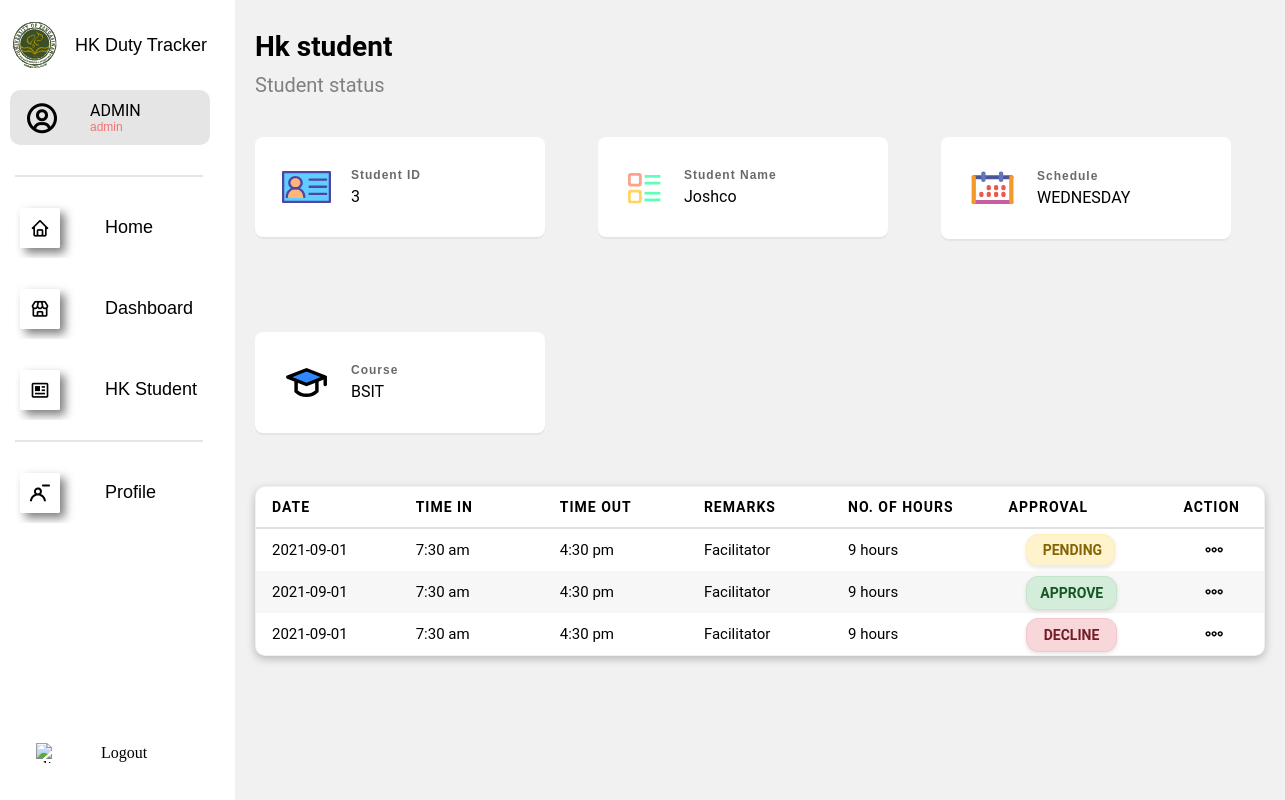
The app's page /hk.php?id=3 (signed in) with its own data.
### tables this page shows
CREATE TABLE students (
    id INT AUTO_INCREMENT PRIMARY KEY,
    name VARCHAR(255),
    hk_type INT(11),
    course_code VARCHAR(50),
    hk_duty_status ENUM('Man Power', 'Facilitator', 'Office Duty'),
    rendered_hours INT(11),
    schedule_days VARCHAR(255)  
);

### hk.php (the view, shortened to what this page needs)
<?php
include 'backend/connection.php';
$student_id = $_GET['id'] ?? null;
if ($student_id) {
    $stmt = $conn->prepare("
    SELECT *,
    schedule_days AS schedule
    FROM students
    WHERE id = ?
    ");
    $stmt->bind_param("i", $student_id);
    $stmt->execute();
    $result = $stmt->get_result();
    if ($result->num_rows === 1) {
        $student_data = $result->fetch_assoc();
    } else {
        header("Location: /ADMIN_DTR/dashboard.php");
        exit;
    }
}
?>
<!DOCTYPE html>
<html lang="en">
<head>
    <link rel="stylesheet" type= "text/css" href = "/ADMIN_DTR/design/hk_style.css">
</head>
<body>
<div class="wrapper">
    <?php include 'includes/sidebar.php'; ?>
    <div class="main">
        <h1 class="title_hk">Hk student</h1>
        <h2 class="subtitle_hk">Student status</h2>
        <div class="student_id_wrapper">
        <?php if(isset($error)): ?>
                <div class="error"><?php echo $error; ?></div>
            <?php elseif(isset($student_data)): ?>
            <div class="student_id_container">
                <div class="student-id-content">
                    <div class="student-img-wrapper">
                        <img loading="lazy"
                            src="/ADMIN_DTR/images/id.svg"
                            alt="Student ID icon"/>
                    </div>
                    <div class="student-id-info">
                        <div class="student-id-label">Student ID</div>
                            <div class="student-id-number">
                                <?php echo htmlspecialchars($student_data['id'])?>
                            </div>
                    </div>
                </div>
            </div>
            <div class="student_id_container">
                <div class="student-id-content">
                    <div class="student-img-wrapper">
                        <img loading="lazy"
                            src="/ADMIN_DTR/images/details.svg"
                            class="student-id-icon"
                            alt="Student ID icon"/>
                    </div>
                    <div class="student-id-info">
                        <div class="student-id-label">Student Name</div>
                        <div class="student-name">
                            <?php echo htmlspecialchars($student_data['name'])?>
                        </div>
                    </div>
                </div>
            </div>
            <div class="student_id_container">
                <div class="student-id-content">
                    <div class="student-img-wrapper">
                        <img loading="lazy"
                            src="/ADMIN_DTR/images/date.svg"
                            class="student-id-icon"
                            alt="Student ID icon"/>
                    </div>
                    <div class="student-id-info">
                        <div class="student-id-label">Schedule</div>
                            <div class="student-schedule">
                                <?php echo htmlspecialchars($student_data['schedule'])?>
                            </div>
                    </div>
                </div>
            </div>
            <div class="student_id_container">
                <div class="student-id-content">
                    <div class="student-img-wrapper">
                        <img loading="lazy"
                            src="/ADMIN_DTR/images/cap.svg"
                            class="student-id-icon"
                            alt="Student ID icon"/>
                    </div>
                    <div class="student-id-info">
                        <div class="student-id-label">Course</div>
                            <div class="student-course">
                            <?php echo htmlspecialchars($student_data['course_code'])?>                            </div>
                    </div>
                </div>
            </div>
            <?php else: ?>
                <div class="notice">Select a Student</div>
            <?php endif;?>
            <?php include 'includes/hourstable.php';?>
        </div>
    </div>
</div>
</body>
</html>

### design/hk_style.css (style rules this page uses)
* { margin: 0; padding: 0; box-sizing: border-box; }
:root { --primary: #2c3e50; --secondary: #7f8c8d; --accent: #3498db; --light: #f8f9fa; --border: #ecf0f1; }
.main { margin-left: 235px; padding: 20px; }
.title_hk { font-family: "Roboto", sans-serif; font-size: 28px; color: black; font-weight: bold; margin-top: 10px; }
.subtitle_hk { margin-top: 10px; font-family: "Roboto", sans-serif; font-style: normal; font-weight: normal; font-size: 20px; color: hsl(0, 0%, 50%); }
.student_id_wrapper { display: flex; gap: 53px; flex-wrap: wrap; }
.student_id_container { width: fit-content; min-width: 220px; max-width: 300px; height: auto; min-height: 100px; margin-top: 40px; border-radius: 8px; font-family: Roboto, sans-serif; font-weight: 400; }
.student-id-content { display: flex; justify-content: flex-start; align-items: center; gap: 20px; background-color: #fff; box-shadow: 0 2px 1px rgba(0, 0, 0, 0.05); border-radius: 8px; padding: 31px 27px; min-width: 290px; max-width: 300px; width: 100%; }
.student-id-icon { aspect-ratio: 1.24; object-fit: contain; object-position: center; width: 50px; align-self: flex-start; height: auto; }
.student-id-content img[src*="details.svg"] { width: 39px; height: auto; margin-top: 3px; }
.student-img-wrapper { display: flex; justify-content: center; align-items: center; flex-shrink: 0; }
.student-img-wrapper img { width: 49px; height: auto; }
.student-id-info { display: flex; flex-direction: column; }
.student-id-label { letter-spacing: 1px; font-family: "Poppins", sans-serif; font-weight: bold; color: rgba(0, 0, 0, 0.59); font-size: 12px; align-self: flex-start; }
.student-id-number,.student-name { text-transform: capitalize; text-wrap: nowrap; font-family: "Roboto", sans-serif; color: #000; font-size: 16px; margin-top: 5px; }
.student-course { text-transform: uppercase; font-family: 'Roboto', sans-serif; font-size: 16px; margin-top: 5px; color: #000; }
.student-schedule { text-transform: uppercase; font-family: 'Roboto', sans-serif; font-size: 16px; margin-top: 5px; color: #000; }

### design/styles.css (style rules this page uses)
* { margin: 0; padding: 0; box-sizing: border-box; }
body { background-color: #f1f1f1; overflow: hidden; }
.wrapper { display: flex; padding-bottom: 20px; min-height: 100vh; }

### records on screen
students: id "3", name "Joshco", schedule_days "WEDNESDAY", course_code "BSIT"

### other values on screen
$admin_name "ADMIN"
$admin_role "admin"
